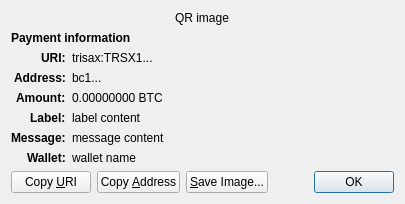
<?xml version="1.0" encoding="UTF-8"?>
<ui version="4.0">
 <class>ReceiveRequestDialog</class>
 <widget class="QDialog" name="ReceiveRequestDialog">
  <property name="geometry">
   <rect>
    <x>0</x>
    <y>0</y>
    <width>413</width>
    <height>229</height>
   </rect>
  </property>
  <property name="windowTitle">
   <string>Request payment to ...</string>
  </property>
  <layout class="QGridLayout" name="gridLayout" columnstretch="0,1">
   <property name="sizeConstraint">
    <enum>QLayout::SetFixedSize</enum>
   </property>
   <item row="0" column="0" colspan="2" alignment="Qt::AlignHCenter">
    <widget class="QRImageWidget" name="qr_code">
     <property name="text">
      <string notr="true">QR image</string>
     </property>
     <property name="textInteractionFlags">
      <set>Qt::NoTextInteraction</set>
     </property>
    </widget>
   </item>
   <item row="1" column="0" colspan="2">
    <widget class="QLabel" name="payment_header">
     <property name="font">
      <font>
       <weight>75</weight>
       <bold>true</bold>
      </font>
     </property>
     <property name="text">
      <string>Payment information</string>
     </property>
     <property name="textInteractionFlags">
      <set>Qt::NoTextInteraction</set>
     </property>
    </widget>
   </item>
   <item row="2" column="0" alignment="Qt::AlignRight|Qt::AlignTop">
    <widget class="QLabel" name="uri_tag">
     <property name="font">
      <font>
       <weight>75</weight>
       <bold>true</bold>
      </font>
     </property>
     <property name="text">
      <string notr="true">URI:</string>
     </property>
     <property name="textFormat">
      <enum>Qt::PlainText</enum>
     </property>
     <property name="textInteractionFlags">
      <set>Qt::NoTextInteraction</set>
     </property>
    </widget>
   </item>
   <item row="2" column="1" alignment="Qt::AlignTop">
    <widget class="QLabel" name="uri_content">
     <property name="text">
      <string notr="true">trisax:TRSX1...</string>
     </property>
     <property name="textFormat">
      <enum>Qt::RichText</enum>
     </property>
     <property name="wordWrap">
      <bool>true</bool>
     </property>
     <property name="textInteractionFlags">
      <set>Qt::TextSelectableByMouse</set>
     </property>
    </widget>
   </item>
   <item row="3" column="0" alignment="Qt::AlignRight|Qt::AlignTop">
    <widget class="QLabel" name="address_tag">
     <property name="font">
      <font>
       <weight>75</weight>
       <bold>true</bold>
      </font>
     </property>
     <property name="text">
      <string>Address:</string>
     </property>
     <property name="textInteractionFlags">
      <set>Qt::NoTextInteraction</set>
     </property>
    </widget>
   </item>
   <item row="3" column="1" alignment="Qt::AlignTop">
    <widget class="QLabel" name="address_content">
     <property name="text">
      <string notr="true">bc1...</string>
     </property>
     <property name="textFormat">
      <enum>Qt::PlainText</enum>
     </property>
     <property name="textInteractionFlags">
      <set>Qt::TextSelectableByMouse</set>
     </property>
    </widget>
   </item>
   <item row="4" column="0" alignment="Qt::AlignRight|Qt::AlignTop">
    <widget class="QLabel" name="amount_tag">
     <property name="font">
      <font>
       <weight>75</weight>
       <bold>true</bold>
      </font>
     </property>
     <property name="text">
      <string>Amount:</string>
     </property>
     <property name="textInteractionFlags">
      <set>Qt::NoTextInteraction</set>
     </property>
    </widget>
   </item>
   <item row="4" column="1" alignment="Qt::AlignTop">
    <widget class="QLabel" name="amount_content">
     <property name="text">
      <string notr="true">0.00000000 BTC</string>
     </property>
     <property name="textFormat">
      <enum>Qt::PlainText</enum>
     </property>
     <property name="textInteractionFlags">
      <set>Qt::TextSelectableByMouse</set>
     </property>
    </widget>
   </item>
   <item row="5" column="0" alignment="Qt::AlignRight|Qt::AlignTop">
    <widget class="QLabel" name="label_tag">
     <property name="font">
      <font>
       <weight>75</weight>
       <bold>true</bold>
      </font>
     </property>
     <property name="text">
      <string>Label:</string>
     </property>
     <property name="textInteractionFlags">
      <set>Qt::NoTextInteraction</set>
     </property>
    </widget>
   </item>
   <item row="5" column="1" alignment="Qt::AlignTop">
    <widget class="QLabel" name="label_content">
     <property name="text">
      <string notr="true">label content</string>
     </property>
     <property name="textFormat">
      <enum>Qt::PlainText</enum>
     </property>
     <property name="wordWrap">
      <bool>true</bool>
     </property>
     <property name="textInteractionFlags">
      <set>Qt::TextSelectableByMouse</set>
     </property>
    </widget>
   </item>
   <item row="6" column="0" alignment="Qt::AlignRight|Qt::AlignTop">
    <widget class="QLabel" name="message_tag">
     <property name="font">
      <font>
       <weight>75</weight>
       <bold>true</bold>
      </font>
     </property>
     <property name="text">
      <string>Message:</string>
     </property>
     <property name="textInteractionFlags">
      <set>Qt::NoTextInteraction</set>
     </property>
    </widget>
   </item>
   <item row="6" column="1" alignment="Qt::AlignTop">
    <widget class="QLabel" name="message_content">
     <property name="text">
      <string notr="true">message content</string>
     </property>
     <property name="textFormat">
      <enum>Qt::PlainText</enum>
     </property>
     <property name="wordWrap">
      <bool>true</bool>
     </property>
     <property name="textInteractionFlags">
      <set>Qt::TextSelectableByMouse</set>
     </property>
    </widget>
   </item>
   <item row="7" column="0" alignment="Qt::AlignRight|Qt::AlignTop">
    <widget class="QLabel" name="wallet_tag">
     <property name="font">
      <font>
       <weight>75</weight>
       <bold>true</bold>
      </font>
     </property>
     <property name="text">
      <string>Wallet:</string>
     </property>
     <property name="textInteractionFlags">
      <set>Qt::NoTextInteraction</set>
     </property>
    </widget>
   </item>
   <item row="7" column="1" alignment="Qt::AlignTop">
    <widget class="QLabel" name="wallet_content">
     <property name="text">
      <string notr="true">wallet name</string>
     </property>
     <property name="textFormat">
      <enum>Qt::PlainText</enum>
     </property>
     <property name="wordWrap">
      <bool>true</bool>
     </property>
     <property name="textInteractionFlags">
      <set>Qt::TextSelectableByMouse</set>
     </property>
    </widget>
   </item>
   <item row="8" column="0" colspan="2">
    <layout class="QHBoxLayout" name="horizontalLayout">
     <item>
      <widget class="QPushButton" name="btnCopyURI">
       <property name="text">
        <string>Copy &amp;URI</string>
       </property>
       <property name="autoDefault">
        <bool>false</bool>
       </property>
      </widget>
     </item>
     <item>
      <widget class="QPushButton" name="btnCopyAddress">
       <property name="text">
        <string>Copy &amp;Address</string>
       </property>
       <property name="autoDefault">
        <bool>false</bool>
       </property>
      </widget>
     </item>
     <item>
      <widget class="QPushButton" name="btnSaveAs">
       <property name="text">
        <string>&amp;Save Image...</string>
       </property>
       <property name="autoDefault">
        <bool>false</bool>
       </property>
      </widget>
     </item>
     <item>
      <spacer name="horizontalSpacer_2">
       <property name="orientation">
        <enum>Qt::Horizontal</enum>
       </property>
       <property name="sizeHint" stdset="0">
        <size>
         <width>40</width>
         <height>20</height>
        </size>
       </property>
      </spacer>
     </item>
     <item>
      <widget class="QDialogButtonBox" name="buttonBox">
       <property name="focusPolicy">
        <enum>Qt::StrongFocus</enum>
       </property>
       <property name="standardButtons">
        <set>QDialogButtonBox::Ok</set>
       </property>
      </widget>
     </item>
    </layout>
   </item>
  </layout>
 </widget>
 <customwidgets>
  <customwidget>
   <class>QRImageWidget</class>
   <extends>QLabel</extends>
   <header>qt/qrimagewidget.h</header>
  </customwidget>
 </customwidgets>
 <tabstops>
  <tabstop>buttonBox</tabstop>
  <tabstop>btnCopyURI</tabstop>
  <tabstop>btnCopyAddress</tabstop>
  <tabstop>btnSaveAs</tabstop>
 </tabstops>
 <resources/>
 <connections>
  <connection>
   <sender>buttonBox</sender>
   <signal>accepted()</signal>
   <receiver>ReceiveRequestDialog</receiver>
   <slot>accept()</slot>
   <hints>
    <hint type="sourcelabel">
     <x>135</x>
     <y>230</y>
    </hint>
    <hint type="destinationlabel">
     <x>135</x>
     <y>126</y>
    </hint>
   </hints>
  </connection>
 </connections>
</ui>
